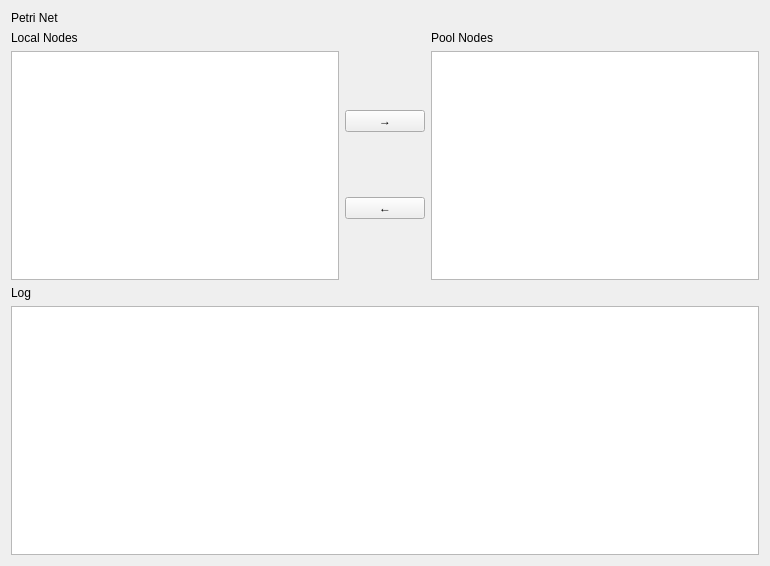
<?xml version="1.0" encoding="UTF-8"?>
<ui version="4.0">
 <class>ClientView</class>
 <widget class="QWidget" name="ClientView">
  <property name="geometry">
   <rect>
    <x>0</x>
    <y>0</y>
    <width>770</width>
    <height>566</height>
   </rect>
  </property>
  <property name="windowTitle">
   <string>Form</string>
  </property>
  <layout class="QVBoxLayout" name="verticalLayout">
   <item>
    <widget class="QLabel" name="label_3">
     <property name="text">
      <string>Petri Net</string>
     </property>
    </widget>
   </item>
   <item>
    <layout class="QGridLayout" name="gridLayout">
     <item row="0" column="0">
      <widget class="QLabel" name="label">
       <property name="text">
        <string>Local Nodes</string>
       </property>
      </widget>
     </item>
     <item row="0" column="2">
      <widget class="QLabel" name="label_2">
       <property name="text">
        <string>Pool Nodes</string>
       </property>
      </widget>
     </item>
     <item row="1" column="2">
      <widget class="QListWidget" name="poolNodeList">
       <property name="selectionMode">
        <enum>QAbstractItemView::MultiSelection</enum>
       </property>
      </widget>
     </item>
     <item row="1" column="1">
      <layout class="QVBoxLayout" name="verticalLayout_3">
       <item>
        <widget class="QPushButton" name="ClientToPool">
         <property name="text">
          <string>→</string>
         </property>
        </widget>
       </item>
       <item>
        <widget class="QPushButton" name="PoolToClient">
         <property name="text">
          <string>←</string>
         </property>
        </widget>
       </item>
      </layout>
     </item>
     <item row="1" column="0">
      <widget class="QListWidget" name="localNodeList"/>
     </item>
    </layout>
   </item>
   <item>
    <widget class="QLabel" name="label_4">
     <property name="text">
      <string>Log</string>
     </property>
    </widget>
   </item>
   <item>
    <widget class="QTextEdit" name="logger">
     <property name="textInteractionFlags">
      <set>Qt::TextSelectableByKeyboard|Qt::TextSelectableByMouse</set>
     </property>
    </widget>
   </item>
  </layout>
 </widget>
 <resources/>
 <connections/>
</ui>
